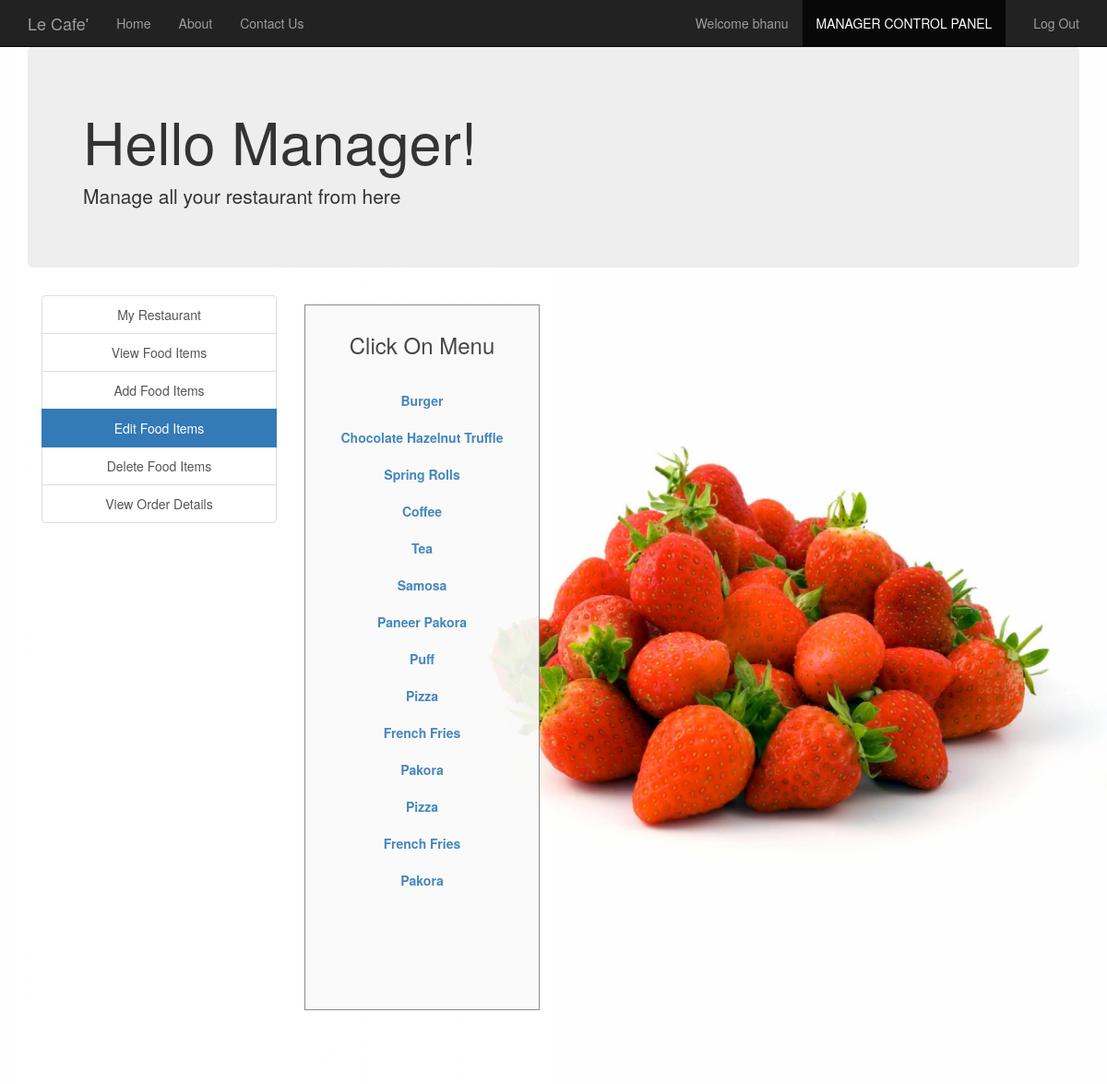
Screenshot of /edit_food_items.php (signed in) with the database file from the repository.
### tables this page shows
CREATE TABLE `manager` (
  `username` varchar(30) NOT NULL,
  `fullname` varchar(30) NOT NULL,
  `email` varchar(30) NOT NULL,
  `contact` varchar(30) NOT NULL,
  `address` varchar(50) NOT NULL,
  `password` varchar(30) NOT NULL
);

CREATE TABLE `food` (
  `F_ID` int(30) NOT NULL,
  `name` varchar(30) NOT NULL,
  `price` int(30) NOT NULL,
  `description` varchar(200) NOT NULL,
  `R_ID` int(30) NOT NULL,
  `images_path` varchar(200) NOT NULL,
  `options` varchar(10) NOT NULL DEFAULT 'ENABLE'
);

### session_m.php (called while the page is built, shortened)
<?php
$conn = Connect();
$user_check=$_SESSION['login_user1'];
$query = "SELECT username FROM MANAGER WHERE username = '$user_check'";
$ses_sql = mysqli_query($conn, $query);
$row = mysqli_fetch_assoc($ses_sql);
$login_session =$row['username'];
?>

### edit_food_items.php (the view, shortened to what this page needs)
<?php
include('session_m.php');
?>
<!DOCTYPE html>
<html>
  <head>
  </head>
  <link rel="stylesheet" type = "text/css" href ="css/edit_food_items.css">
  <link rel="stylesheet" type = "text/css" href ="css/bootstrap.min.css">
  <body>
    <nav class="navbar navbar-inverse navbar-fixed-top navigation-clean-search" role="navigation">
      <div class="container">
        <div class="navbar-header">
          <a class="navbar-brand" href="index.php">Le Cafe'</a>
        </div>
        <div class="collapse navbar-collapse " id="myNavbar">
          <ul class="nav navbar-nav">
            <li><a href="index.php">Home</a></li>
            <li><a href="aboutus.php">About</a></li>
            <li><a href="contactus.php">Contact Us</a></li>
          </ul>
          <ul class="nav navbar-nav navbar-right">
            <li><a href="#"><span class="glyphicon glyphicon-user"></span> Welcome <?php echo $login_session; ?> </a></li>
            <li class="active"> <a href="managerlogin.php">MANAGER CONTROL PANEL</a></li>
            <li><a href="logout_m.php"><span class="glyphicon glyphicon-log-out"></span> Log Out </a></li>
          </ul>
        </div>
      </div>
    </nav>
<div class="container">
    <div class="jumbotron">
     <h1>Hello Manager! </h1>
     <p>Manage all your restaurant from here</p>
    </div>
    </div>
<div class="container">
    	<div class="col-xs-3" style="text-align: center;">
    	<div class="list-group">
    		<a href="myrestaurant.php" class="list-group-item ">My Restaurant</a>
    		<a href="view_food_items.php" class="list-group-item ">View Food Items</a>
    		<a href="add_food_items.php" class="list-group-item ">Add Food Items</a>
    		<a href="edit_food_items.php" class="list-group-item active">Edit Food Items</a>
    		<a href="delete_food_items.php" class="list-group-item ">Delete Food Items</a>
        <a href="view_order_details.php" class="list-group-item ">View Order Details</a>
    	</div>
    </div>
<div class="col-xs-3">
  <div class="form-area" style="padding: 10px 10px 110px 10px; ">
    <div style="text-align: center;">
      <h3>Click On Menu <br><br></h3>
    </div>
    <?php
    $query = mysqli_query($conn, "SELECT * FROM food f WHERE f.R_ID IN (SELECT r.R_ID FROM RESTAURANTS r WHERE r.M_ID='$user_check') ORDER BY F_ID");
    while ($row = mysqli_fetch_array($query)) {
      ?>
      <div class="list-group" style="text-align: center;">
        <?php
      echo "<b><a href='edit_food_items.php?update= {$row['F_ID']}'>{$row['name']}</a></b>";
        ?>
      </div>
    <?php
    }
    ?>
  </div>
</div>
</div>
  </body>
<br>
</html>

### css/edit_food_items.css (style rules this page uses)
body,html { height: 100%; }
body { padding-top: 50px; background-image: url('headerimg2.jpg'); background-repeat: repeat; background-size: 100%; }
.form-area { background-color: #FAFAFA; padding: 10px 40px 60px; margin: 10px 0px 60px; border: 1px solid GREY; opacity:0.9; }

### rows the page displays
manager: username "bhanu"
food: name "Burger"
food: name "Chocolate Hazelnut Truffle"
food: name "Spring Rolls"
food: name "Coffee"
food: name "Tea"
food: name "Samosa"
food: name "Paneer Pakora"
food: name "Puff"
food: name "Pizza"
food: name "French Fries"
food: name "Pakora"
food: name "Pizza"
food: name "French Fries"
food: name "Pakora"
